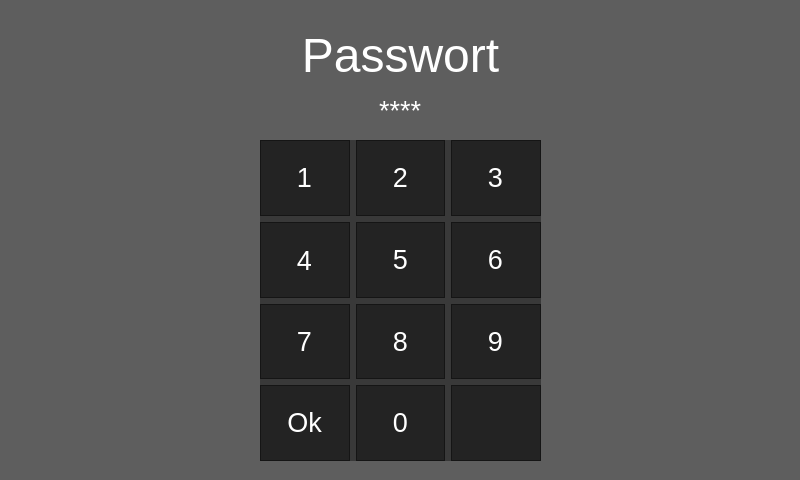
<?xml version="1.0" encoding="UTF-8"?>
<ui version="4.0">
 <class>Passwort</class>
 <widget class="QDialog" name="Passwort">
  <property name="geometry">
   <rect>
    <x>0</x>
    <y>0</y>
    <width>800</width>
    <height>480</height>
   </rect>
  </property>
  <property name="windowTitle">
   <string>Dialog</string>
  </property>
  <property name="styleSheet">
   <string notr="true">background-color: rgba(0, 0, 0, 100);</string>
  </property>
  <widget class="QWidget" name="gridLayoutWidget">
   <property name="geometry">
    <rect>
     <x>260</x>
     <y>140</y>
     <width>281</width>
     <height>321</height>
    </rect>
   </property>
   <layout class="QGridLayout" name="gridLayout">
    <item row="0" column="1">
     <widget class="QFrame" name="frame_2">
      <property name="frameShape">
       <enum>QFrame::StyledPanel</enum>
      </property>
      <property name="frameShadow">
       <enum>QFrame::Raised</enum>
      </property>
      <widget class="QPushButton" name="pushButton_2">
       <property name="geometry">
        <rect>
         <x>0</x>
         <y>0</y>
         <width>89</width>
         <height>75</height>
        </rect>
       </property>
       <property name="font">
        <font>
         <pointsize>20</pointsize>
        </font>
       </property>
       <property name="focusPolicy">
        <enum>Qt::NoFocus</enum>
       </property>
       <property name="styleSheet">
        <string notr="true">color: rgb(255,255,255);</string>
       </property>
       <property name="text">
        <string>2</string>
       </property>
       <property name="autoRepeatDelay">
        <number>500</number>
       </property>
       <property name="autoRepeatInterval">
        <number>200</number>
       </property>
       <property name="flat">
        <bool>true</bool>
       </property>
      </widget>
     </widget>
    </item>
    <item row="0" column="0">
     <widget class="QFrame" name="frame">
      <property name="frameShape">
       <enum>QFrame::StyledPanel</enum>
      </property>
      <property name="frameShadow">
       <enum>QFrame::Raised</enum>
      </property>
      <widget class="QPushButton" name="pushButton_1">
       <property name="geometry">
        <rect>
         <x>0</x>
         <y>0</y>
         <width>89</width>
         <height>75</height>
        </rect>
       </property>
       <property name="font">
        <font>
         <pointsize>20</pointsize>
        </font>
       </property>
       <property name="focusPolicy">
        <enum>Qt::NoFocus</enum>
       </property>
       <property name="styleSheet">
        <string notr="true">color: rgb(255,255,255);</string>
       </property>
       <property name="text">
        <string>1</string>
       </property>
       <property name="autoRepeatDelay">
        <number>500</number>
       </property>
       <property name="autoRepeatInterval">
        <number>200</number>
       </property>
       <property name="flat">
        <bool>true</bool>
       </property>
      </widget>
     </widget>
    </item>
    <item row="2" column="0">
     <widget class="QFrame" name="frame_7">
      <property name="frameShape">
       <enum>QFrame::StyledPanel</enum>
      </property>
      <property name="frameShadow">
       <enum>QFrame::Raised</enum>
      </property>
      <widget class="QPushButton" name="pushButton_7">
       <property name="geometry">
        <rect>
         <x>0</x>
         <y>0</y>
         <width>89</width>
         <height>75</height>
        </rect>
       </property>
       <property name="font">
        <font>
         <pointsize>20</pointsize>
        </font>
       </property>
       <property name="focusPolicy">
        <enum>Qt::NoFocus</enum>
       </property>
       <property name="styleSheet">
        <string notr="true">color: rgb(255,255,255);</string>
       </property>
       <property name="text">
        <string>7</string>
       </property>
       <property name="autoRepeatDelay">
        <number>500</number>
       </property>
       <property name="autoRepeatInterval">
        <number>200</number>
       </property>
       <property name="flat">
        <bool>true</bool>
       </property>
      </widget>
     </widget>
    </item>
    <item row="1" column="1">
     <widget class="QFrame" name="frame_5">
      <property name="frameShape">
       <enum>QFrame::StyledPanel</enum>
      </property>
      <property name="frameShadow">
       <enum>QFrame::Raised</enum>
      </property>
      <widget class="QPushButton" name="pushButton_5">
       <property name="geometry">
        <rect>
         <x>0</x>
         <y>0</y>
         <width>89</width>
         <height>75</height>
        </rect>
       </property>
       <property name="font">
        <font>
         <pointsize>20</pointsize>
        </font>
       </property>
       <property name="focusPolicy">
        <enum>Qt::NoFocus</enum>
       </property>
       <property name="styleSheet">
        <string notr="true">color: rgb(255,255,255);</string>
       </property>
       <property name="text">
        <string>5</string>
       </property>
       <property name="autoRepeatDelay">
        <number>500</number>
       </property>
       <property name="autoRepeatInterval">
        <number>200</number>
       </property>
       <property name="flat">
        <bool>true</bool>
       </property>
      </widget>
     </widget>
    </item>
    <item row="1" column="2">
     <widget class="QFrame" name="frame_6">
      <property name="frameShape">
       <enum>QFrame::StyledPanel</enum>
      </property>
      <property name="frameShadow">
       <enum>QFrame::Raised</enum>
      </property>
      <widget class="QPushButton" name="pushButton_6">
       <property name="geometry">
        <rect>
         <x>0</x>
         <y>0</y>
         <width>89</width>
         <height>75</height>
        </rect>
       </property>
       <property name="font">
        <font>
         <pointsize>20</pointsize>
        </font>
       </property>
       <property name="focusPolicy">
        <enum>Qt::NoFocus</enum>
       </property>
       <property name="styleSheet">
        <string notr="true">color: rgb(255,255,255);</string>
       </property>
       <property name="text">
        <string>6</string>
       </property>
       <property name="autoRepeatDelay">
        <number>500</number>
       </property>
       <property name="autoRepeatInterval">
        <number>200</number>
       </property>
       <property name="flat">
        <bool>true</bool>
       </property>
      </widget>
     </widget>
    </item>
    <item row="1" column="0">
     <widget class="QFrame" name="frame_4">
      <property name="frameShape">
       <enum>QFrame::StyledPanel</enum>
      </property>
      <property name="frameShadow">
       <enum>QFrame::Raised</enum>
      </property>
      <widget class="QPushButton" name="pushButton_4">
       <property name="geometry">
        <rect>
         <x>0</x>
         <y>0</y>
         <width>89</width>
         <height>76</height>
        </rect>
       </property>
       <property name="font">
        <font>
         <pointsize>20</pointsize>
        </font>
       </property>
       <property name="focusPolicy">
        <enum>Qt::NoFocus</enum>
       </property>
       <property name="styleSheet">
        <string notr="true">color: rgb(255,255,255);</string>
       </property>
       <property name="text">
        <string>4</string>
       </property>
       <property name="autoRepeatDelay">
        <number>500</number>
       </property>
       <property name="autoRepeatInterval">
        <number>200</number>
       </property>
       <property name="flat">
        <bool>true</bool>
       </property>
      </widget>
     </widget>
    </item>
    <item row="0" column="2">
     <widget class="QFrame" name="frame_3">
      <property name="frameShape">
       <enum>QFrame::StyledPanel</enum>
      </property>
      <property name="frameShadow">
       <enum>QFrame::Raised</enum>
      </property>
      <widget class="QPushButton" name="pushButton_3">
       <property name="geometry">
        <rect>
         <x>0</x>
         <y>0</y>
         <width>89</width>
         <height>75</height>
        </rect>
       </property>
       <property name="font">
        <font>
         <pointsize>20</pointsize>
        </font>
       </property>
       <property name="focusPolicy">
        <enum>Qt::NoFocus</enum>
       </property>
       <property name="styleSheet">
        <string notr="true">color: rgb(255,255,255);</string>
       </property>
       <property name="text">
        <string>3</string>
       </property>
       <property name="autoRepeatDelay">
        <number>500</number>
       </property>
       <property name="autoRepeatInterval">
        <number>200</number>
       </property>
       <property name="flat">
        <bool>true</bool>
       </property>
      </widget>
     </widget>
    </item>
    <item row="3" column="1">
     <widget class="QFrame" name="frame_11">
      <property name="frameShape">
       <enum>QFrame::StyledPanel</enum>
      </property>
      <property name="frameShadow">
       <enum>QFrame::Raised</enum>
      </property>
      <widget class="QPushButton" name="pushButton_0">
       <property name="geometry">
        <rect>
         <x>0</x>
         <y>0</y>
         <width>89</width>
         <height>75</height>
        </rect>
       </property>
       <property name="font">
        <font>
         <pointsize>20</pointsize>
        </font>
       </property>
       <property name="focusPolicy">
        <enum>Qt::NoFocus</enum>
       </property>
       <property name="styleSheet">
        <string notr="true">color: rgb(255,255,255);</string>
       </property>
       <property name="text">
        <string>0</string>
       </property>
       <property name="autoRepeatDelay">
        <number>500</number>
       </property>
       <property name="autoRepeatInterval">
        <number>200</number>
       </property>
       <property name="flat">
        <bool>true</bool>
       </property>
      </widget>
     </widget>
    </item>
    <item row="2" column="2">
     <widget class="QFrame" name="frame_9">
      <property name="frameShape">
       <enum>QFrame::StyledPanel</enum>
      </property>
      <property name="frameShadow">
       <enum>QFrame::Raised</enum>
      </property>
      <widget class="QPushButton" name="pushButton_9">
       <property name="geometry">
        <rect>
         <x>0</x>
         <y>0</y>
         <width>89</width>
         <height>75</height>
        </rect>
       </property>
       <property name="font">
        <font>
         <pointsize>20</pointsize>
        </font>
       </property>
       <property name="focusPolicy">
        <enum>Qt::NoFocus</enum>
       </property>
       <property name="styleSheet">
        <string notr="true">color: rgb(255,255,255);</string>
       </property>
       <property name="text">
        <string>9</string>
       </property>
       <property name="autoRepeatDelay">
        <number>500</number>
       </property>
       <property name="autoRepeatInterval">
        <number>200</number>
       </property>
       <property name="flat">
        <bool>true</bool>
       </property>
      </widget>
     </widget>
    </item>
    <item row="3" column="0">
     <widget class="QFrame" name="frame_10">
      <property name="frameShape">
       <enum>QFrame::StyledPanel</enum>
      </property>
      <property name="frameShadow">
       <enum>QFrame::Raised</enum>
      </property>
      <widget class="QPushButton" name="pushButton_ok">
       <property name="geometry">
        <rect>
         <x>0</x>
         <y>0</y>
         <width>89</width>
         <height>75</height>
        </rect>
       </property>
       <property name="font">
        <font>
         <pointsize>20</pointsize>
        </font>
       </property>
       <property name="focusPolicy">
        <enum>Qt::NoFocus</enum>
       </property>
       <property name="styleSheet">
        <string notr="true">color: rgb(255,255,255);</string>
       </property>
       <property name="text">
        <string>Ok</string>
       </property>
       <property name="autoRepeatDelay">
        <number>500</number>
       </property>
       <property name="autoRepeatInterval">
        <number>200</number>
       </property>
       <property name="flat">
        <bool>true</bool>
       </property>
      </widget>
     </widget>
    </item>
    <item row="2" column="1">
     <widget class="QFrame" name="frame_8">
      <property name="frameShape">
       <enum>QFrame::StyledPanel</enum>
      </property>
      <property name="frameShadow">
       <enum>QFrame::Raised</enum>
      </property>
      <widget class="QPushButton" name="pushButton_8">
       <property name="geometry">
        <rect>
         <x>0</x>
         <y>0</y>
         <width>89</width>
         <height>75</height>
        </rect>
       </property>
       <property name="font">
        <font>
         <pointsize>20</pointsize>
        </font>
       </property>
       <property name="focusPolicy">
        <enum>Qt::NoFocus</enum>
       </property>
       <property name="styleSheet">
        <string notr="true">color: rgb(255,255,255);</string>
       </property>
       <property name="text">
        <string>8</string>
       </property>
       <property name="autoRepeatDelay">
        <number>500</number>
       </property>
       <property name="autoRepeatInterval">
        <number>200</number>
       </property>
       <property name="flat">
        <bool>true</bool>
       </property>
      </widget>
     </widget>
    </item>
    <item row="3" column="2">
     <widget class="QFrame" name="frame_12">
      <property name="frameShape">
       <enum>QFrame::StyledPanel</enum>
      </property>
      <property name="frameShadow">
       <enum>QFrame::Raised</enum>
      </property>
      <widget class="QPushButton" name="pushButton_back">
       <property name="geometry">
        <rect>
         <x>0</x>
         <y>0</y>
         <width>89</width>
         <height>75</height>
        </rect>
       </property>
       <property name="focusPolicy">
        <enum>Qt::NoFocus</enum>
       </property>
       <property name="text">
        <string/>
       </property>
       <property name="icon">
        <iconset resource="icons.qrc">
         <normaloff>:/icons/backspace.png</normaloff>:/icons/backspace.png</iconset>
       </property>
       <property name="iconSize">
        <size>
         <width>30</width>
         <height>30</height>
        </size>
       </property>
       <property name="autoRepeatDelay">
        <number>500</number>
       </property>
       <property name="autoRepeatInterval">
        <number>200</number>
       </property>
       <property name="flat">
        <bool>true</bool>
       </property>
      </widget>
     </widget>
    </item>
   </layout>
  </widget>
  <widget class="QLabel" name="label_title">
   <property name="geometry">
    <rect>
     <x>260</x>
     <y>30</y>
     <width>281</width>
     <height>51</height>
    </rect>
   </property>
   <property name="font">
    <font>
     <pointsize>36</pointsize>
    </font>
   </property>
   <property name="styleSheet">
    <string notr="true">background-color: rgba(0, 0, 0, 0);
color: rgb(255,255,255);</string>
   </property>
   <property name="text">
    <string>Passwort</string>
   </property>
   <property name="textFormat">
    <enum>Qt::PlainText</enum>
   </property>
   <property name="alignment">
    <set>Qt::AlignCenter</set>
   </property>
  </widget>
  <widget class="QLabel" name="label_password">
   <property name="geometry">
    <rect>
     <x>0</x>
     <y>100</y>
     <width>800</width>
     <height>20</height>
    </rect>
   </property>
   <property name="font">
    <font>
     <pointsize>20</pointsize>
    </font>
   </property>
   <property name="styleSheet">
    <string notr="true">color: rgb(255,255,255);
background-color: rgba(0, 0, 0, 0);</string>
   </property>
   <property name="text">
    <string>****</string>
   </property>
   <property name="alignment">
    <set>Qt::AlignCenter</set>
   </property>
  </widget>
 </widget>
 <resources>
  <include location="icons.qrc"/>
 </resources>
 <connections/>
</ui>
